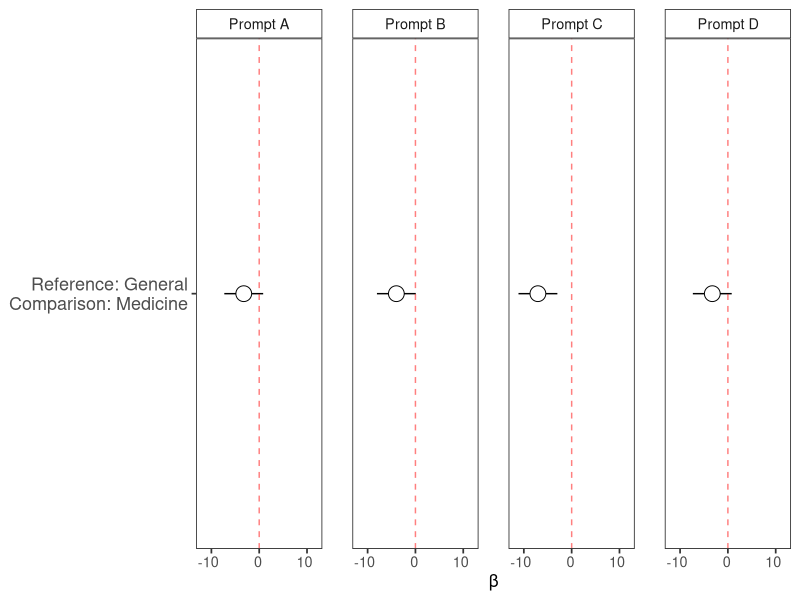

Write R code to recreate this figure.


# libraries --------------------------------------------------------------------
library(tidyverse)
library(cowplot)


# df ---------------------------------------------------------------------------
df <- tribble(
  ~prompt_type, ~Reference, ~Comparison, ~estimate, ~CI_lower, ~CI_upper, ~pval_chr,
  "a", "Gemini", "DougallGPT", -5.71, -13.91, 2.49, "0.25",
  "a", "Claude Opus", "DougallGPT", -8.13, -16.34, 0.07, "0.054",
  "a", "DocsGPT", "DougallGPT", -5.01, -13.21, 3.19, "0.255",
  "a", "GPT 4o", "DougallGPT", -3.37, -11.57, 4.83, "0.472",
  "b", "Gemini", "DougallGPT", -7.89, -16.09, 0.31, "0.017",
  "b", "Claude Opus", "DougallGPT", -7.96, -16.16, 0.24, "0.017",
  "b", "DocsGPT", "DougallGPT", -9.89, -18.09, -1.69, "0.004",
  "b", "GPT 4o", "DougallGPT", -10.95, -19.15, -2.75, "0.002",
  "c", "Gemini", "DougallGPT", -17.11, -25.31, -8.91, "<0.001",
  "c", "Claude Opus", "DougallGPT", -22.59, -30.79, -14.39, "<0.001",
  "c", "DocsGPT", "DougallGPT", -18.9, -27.11, -10.7, "<0.001",
  "c", "GPT 4o", "DougallGPT", -9.83, -18.04, -1.63, "0.002",
  "d", "Gemini", "DougallGPT", -4.45, -12.65, 3.76, "0.181",
  "d", "Claude Opus", "DougallGPT", -14.43, -22.64, -6.23, "<0.001",
  "d", "DocsGPT", "DougallGPT", -13.21, -21.41, -5.01, "<0.001",
  "d", "GPT 4o", "DougallGPT", -10.73, -18.94, -2.53, "<0.001",
  
  "a", "Gemini", "DocsGPT", -0.7, -8.91, 7.5, "0.809",
  "a", "Claude Opus", "DocsGPT", -3.12, -11.33, 5.08, "0.472",
  "a", "GPT 4o", "DocsGPT", -1.64, -9.84, 6.56, "0.637",
  "a", "DougallGPT", "DocsGPT", -5.01, -13.21, 3.19, "0.255",
  "b", "Gemini", "DocsGPT", 2, -6.2, 10.2, "0.634",
  "b", "Claude Opus", "DocsGPT", 1.93, -6.27, 10.13, "0.634",
  "b", "GPT 4o", "DocsGPT", 1.06, -7.14, 9.26, "0.796",
  "b", "DougallGPT", "DocsGPT", -9.89, -18.09, -1.69, "0.004",
  "c", "Gemini", "DocsGPT", 1.8, -6.41, 10, "0.537",
  "c", "Claude Opus", "DocsGPT", -3.68, -11.89, 4.52, "0.229",
  "c", "GPT 4o", "DocsGPT", -9.07, -17.27, -0.87, "0.003",
  "c", "DougallGPT", "DocsGPT", -18.9, -27.11, -10.7, "<0.001",
  "d", "Gemini", "DocsGPT", 8.77, 0.56, 16.97, "0.005",
  "d", "Claude Opus", "DocsGPT", -1.22, -9.42, 6.98, "0.675",
  "d", "GPT 4o", "DocsGPT", -2.48, -10.68, 5.72, "0.438",
  "d", "DougallGPT", "DocsGPT", -13.21, -21.41, -5.01, "<0.001",
  
  "a", "General", "Medicine", -3.23, -7.3, 0.83, "0.118",
  "b", "General", "Medicine", -3.99, -8.05, 0.07, "0.054",
  "c", "General", "Medicine", -7.06, -11.12, -2.99, "<0.001",
  "d", "General", "Medicine", -3.26, -7.33, 0.8, "0.115"
)


# format labels ----------------------------------------------------------------
df_type <- df %>%
  
  filter(
    Reference == "General"
    ) %>%
  
  mutate(
    
    prompt_type = factor(
      prompt_type, 
      levels = c("a", "b", "c", "d")
    ),
    
    y_label = paste0(
      "Reference: ", 
      Reference, 
      "\nComparison: ", 
      Comparison
    )
    
  )

# plot -------------------------------------------------------------------------
plot_posthoc_readability_type <- 
  
  ggplot(
    
    df_type, 
    
    aes(
      y = y_label, 
      x = estimate
    )
    
  ) +
  
  geom_errorbarh(
    
    aes(
      xmin = CI_lower, 
      xmax = CI_upper
    ), 
    
    height = 0, 
    size = 0.5,
    color = "black"
    
  ) +
  
  geom_point(
    
    size = 5,
    pch = 21,
    color = "black",
    fill = "white"
    
  ) +
  
  geom_vline(
    
    xintercept = 0, 
    linetype = "dashed", 
    color = "red",
    alpha = 0.5,
    linewidth = 0.5
    
  ) +
  
  scale_x_continuous(
    limits = c(-12, 12),
    breaks = c(-10, 0, 10)
  ) +
  
  labs(
    
    x = "β", 
    
    y = NULL
    
  ) +
  
  theme_bw(
    base_size = 13
  ) +
  
  theme(
    
    panel.grid = element_blank(),
    strip.background = element_rect(fill = "white"),
    panel.spacing = unit(1.5, "lines"),
    axis.text.y = element_text(size = 13),
    axis.text.x = element_text(hjust = 0.65, margin = margin(r = 5, t = 2, b = 2)),
    axis.title.x = element_text(margin = margin(b = 0))
  ) +
  
  facet_wrap(
    ~prompt_type, 
    nrow = 1,
    
    labeller = labeller(
      
      prompt_type = c(
        "a" = "Prompt A", 
        "b" = "Prompt B", 
        "c" = "Prompt C", 
        "d" = "Prompt D"
      )
      
    )
    
  ) 

print(plot_posthoc_readability_type)
